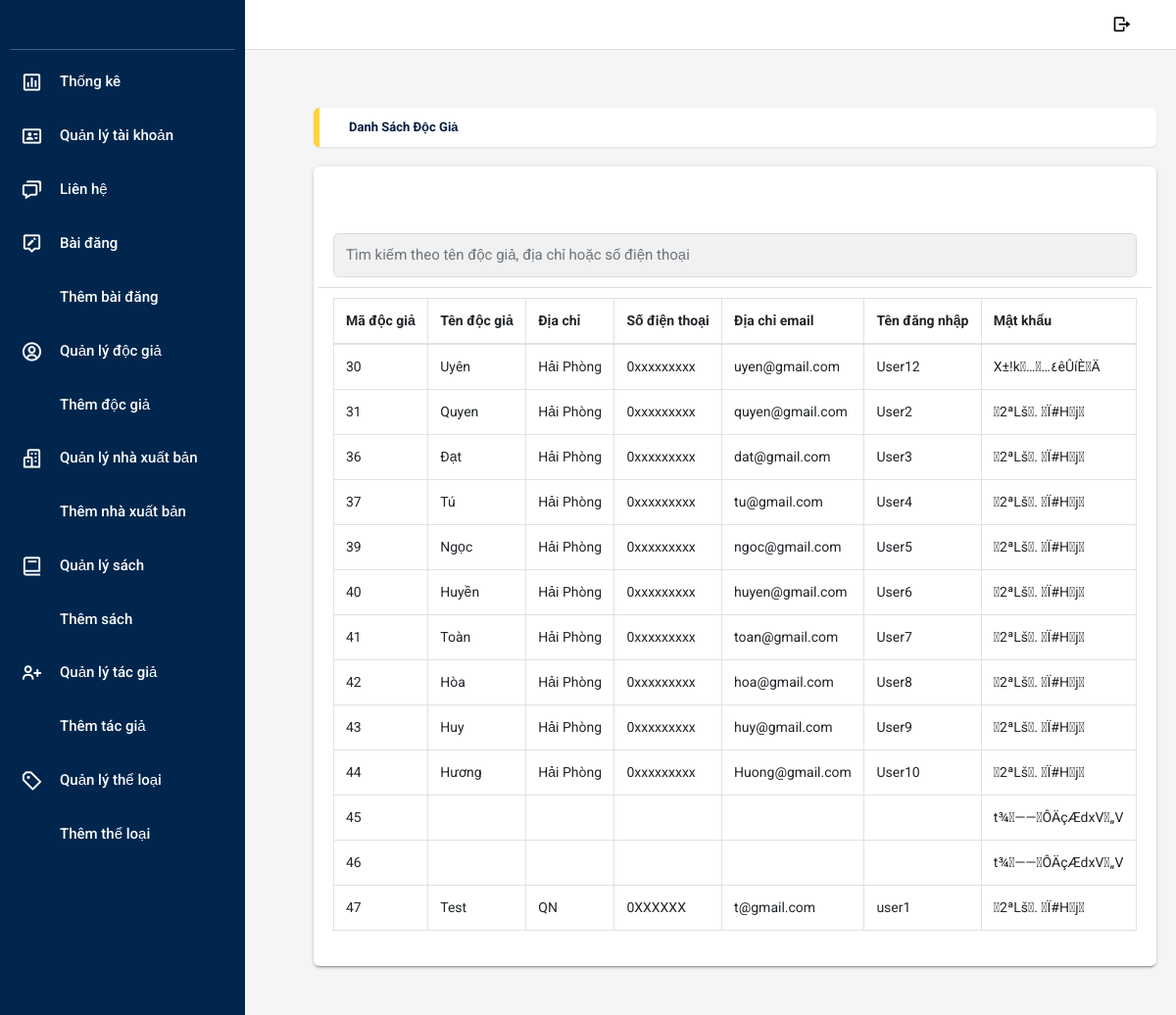
The app's page /admin/index.php?action=danhsachdocgia (signed in) with its own data.
### tables this page shows
CREATE TABLE `reader` (
  `read_id` int(11) NOT NULL,
  `read_name` varchar(50) DEFAULT NULL,
  `address` varchar(30) DEFAULT NULL,
  `phone` varchar(10) DEFAULT NULL,
  `mail` varchar(50) DEFAULT NULL,
  `username` varchar(100) NOT NULL,
  `password` varchar(50) NOT NULL
);

### lib/database.php (called while the page is built, shortened)
<?php
class Database {
    public $conn;
    public function connect() {
        $servername = "localhost";
        $username = "admin";
        $password = "Anhemnhom8";
        $dbname = "library";
        $this->conn = new mysqli($servername, $username, $password, $dbname);
    }
    public function select($query) {
        $result = $this->conn->query($query) or die($this->conn->error . __LINE__);
        if ($result->num_rows > 0) {
            return $result;
        } else {
            return false;
        }
    }
}
?>

### class/reader.php (called while the page is built, shortened)
<?php
require_once(__DIR__ . '/../lib/database.php');
class reader
{
    private $db;
    public function __construct()
    {
        $this->db = new Database();
        $this->db->connect();
    }
    public function show()
    {
        $sql = "SELECT * FROM reader";
        $result = $this->db->select($sql);
        return $result;
    }
}
?>

### admin/view/reader/list.php (the view, shortened to what this page needs)
<?php require_once($_SERVER['DOCUMENT_ROOT'] . '/Project_Test_10624/admin/header.php'); ?>
<?php require_once($_SERVER['DOCUMENT_ROOT'] . '/Project_Test_10624/class/reader.php'); ?>
<?php
$reader = new reader();
$result = $reader->show();
?>
<main class="app-content">
    <div class="app-title">
        <ul class="app-breadcrumb breadcrumb side">
            <li class="breadcrumb-item active"><a href="#"><b>Danh sách độc giả</b></a></li>
        </ul>
    </div>
    <div class="row">
        <div class="col-md-12">
            <div class="tile">
                <div class="tile-body">
                    <div class="row element-button">
                        <div class="container mt-5">
                            <input class="form-control" type="search" id="search" placeholder="Tìm kiếm theo tên độc giả, địa chỉ hoặc số điện thoại" aria-label="Search">
                        </div>
                    </div>
                    <table class="table table-hover table-bordered" id="sampleTable">
                        <thead>
                            <tr>
                                <th>Mã độc giả</th>
                                <th>Tên độc giả</th>
                                <th>Địa chỉ</th>
                                <th>Số điện thoại</th>
                                <th>Địa chỉ email</th>
                                <th>Tên đăng nhập</th>
                                <th>Mật khẩu</th>
                            </tr>
                        </thead>
                        <tbody id="readerTableBody">
                            <?php if ($result && $result->num_rows > 0) : ?>
                                <?php while ($row = $result->fetch_assoc()) : ?>
                                    <tr>
                                        <td><?php echo htmlspecialchars($row['read_id']); ?></td>
                                        <td><?php echo htmlspecialchars($row['read_name']); ?></td>
                                        <td><?php echo htmlspecialchars($row['address']); ?></td>
                                        <td><?php echo htmlspecialchars($row['phone']); ?></td>
                                        <td><?php echo htmlspecialchars($row['mail']); ?></td>
                                        <td><?php echo htmlspecialchars($row['username']); ?></td>
                                        <td><?php echo md5($row['password'], PASSWORD_DEFAULT); ?></td>
                                    </tr>
                                <?php endwhile; ?>
                            <?php else : ?>
                                <tr><td colspan="6">Không tìm thấy độc giả nào.</td></tr>
                            <?php endif; ?>
                        </tbody>
                    </table>
                </div>
            </div>
        </div>
    </div>
</main>
</html>

### admin/public/css/css_header.css (style rules this page uses)
.app-content { margin-left: 60px; padding: 10px; transition: margin-left 0.3s ease; }
.app-content { margin-top: 60px; }

### records on screen
reader: read_id "30", read_name "Uyên", address "Hải Phòng", phone "0xxxxxxxxx", mail "uyen@gmail.com", username "User12", password "X±!k\u0006…\u0003…٤êÛíÈ\u0006Ä"
reader: read_id "31", read_name "Quyen", address "Hải Phòng", phone "0xxxxxxxxx", mail "quyen@gmail.com", username "User2", password "2ªLš . \u0010­Ï#H\u0016j\u0004"
reader: read_id "36", read_name "Đạt", address "Hải Phòng", phone "0xxxxxxxxx", mail "dat@gmail.com", username "User3", password "2ªLš . \u0010­Ï#H\u0016j\u0004"
reader: read_id "37", read_name "Tú", address "Hải Phòng", phone "0xxxxxxxxx", mail "tu@gmail.com", username "User4", password "2ªLš . \u0010­Ï#H\u0016j\u0004"
reader: read_id "39", read_name "Ngọc", address "Hải Phòng", phone "0xxxxxxxxx", mail "ngoc@gmail.com", username "User5", password "2ªLš . \u0010­Ï#H\u0016j\u0004"
reader: read_id "40", read_name "Huyền", address "Hải Phòng", phone "0xxxxxxxxx", mail "huyen@gmail.com", username "User6", password "2ªLš . \u0010­Ï#H\u0016j\u0004"
reader: read_id "41", read_name "Toàn", address "Hải Phòng", phone "0xxxxxxxxx", mail "toan@gmail.com", username "User7", password "2ªLš . \u0010­Ï#H\u0016j\u0004"
reader: read_id "42", read_name "Hòa", address "Hải Phòng", phone "0xxxxxxxxx", mail "hoa@gmail.com", username "User8", password "2ªLš . \u0010­Ï#H\u0016j\u0004"
reader: read_id "43", read_name "Huy", address "Hải Phòng", phone "0xxxxxxxxx", mail "huy@gmail.com", username "User9", password "2ªLš . \u0010­Ï#H\u0016j\u0004"
reader: read_id "44", read_name "Hương", address "Hải Phòng", phone "0xxxxxxxxx", mail "Huong@gmail.com", username "User10", password "2ªLš . \u0010­Ï#H\u0016j\u0004"
reader: read_id "45", password "t¾\u0016——\u0010ÔÄçÆdxV\b„V"
reader: read_id "46", password "t¾\u0016——\u0010ÔÄçÆdxV\b„V"
reader: read_id "47", read_name "Test", address "QN", phone "0XXXXXX", mail "t@gmail.com", username "user1", password "2ªLš . \u0010­Ï#H\u0016j\u0004"
